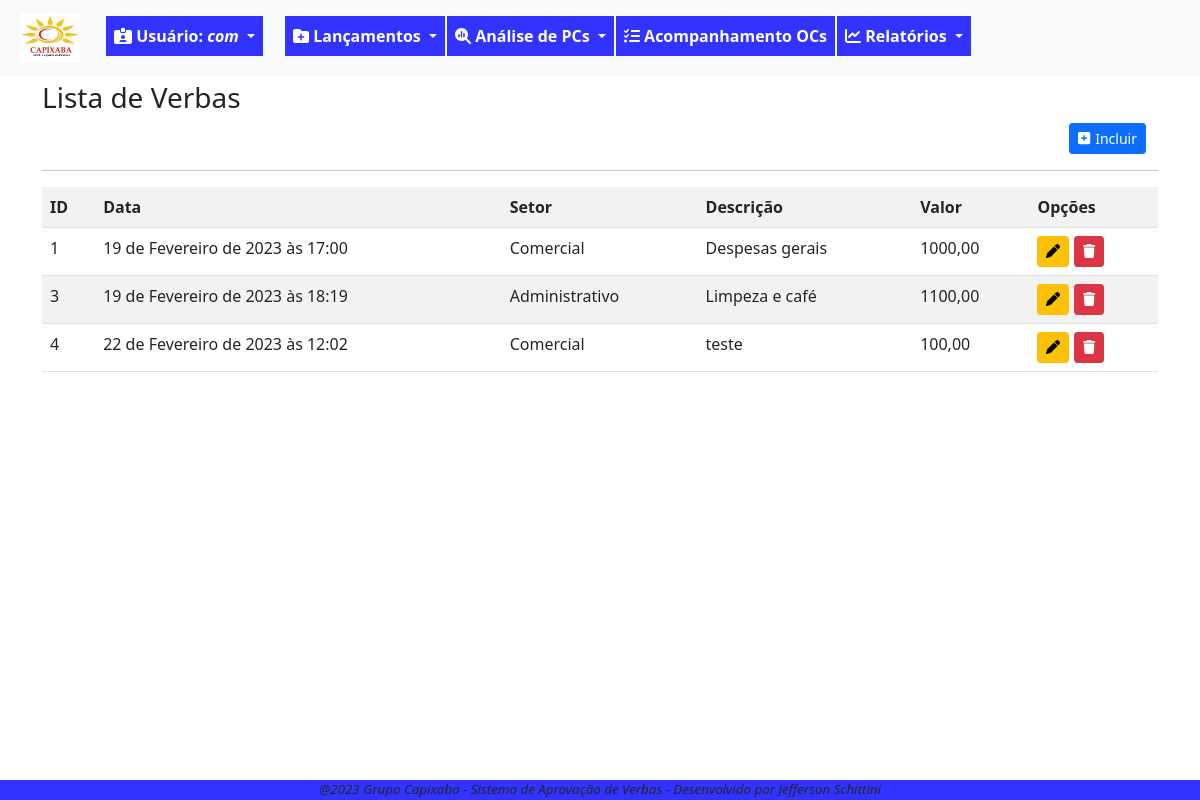
The page /verbas/listar/ (signed in) on the database as committed earlier.
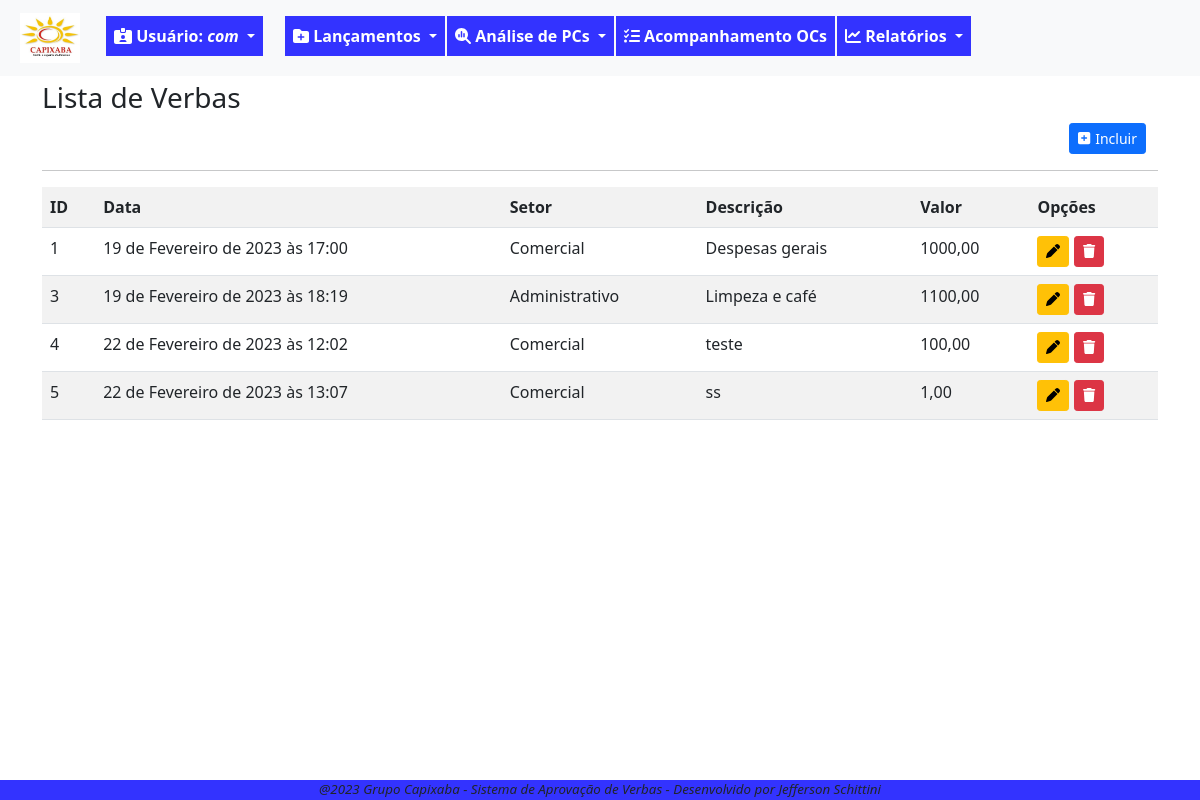
The same page on the database as committed later.
### fluxo/models.py (models this page shows, shortened)
class Verba(models.Model):
    data_verba = models.DateTimeField(verbose_name='Data Lançamento', default=timezone.now)
    valor_verba = models.DecimalField(verbose_name='Valor da Verba', max_digits=9, decimal_places=2)
    setor_verba = models.ForeignKey(Setor, on_delete=models.PROTECT, verbose_name='Setor')
    desc_verba = models.CharField(verbose_name='Descrição', max_length=200)
    motivo_verba = models.TextField(verbose_name='Motivo', max_length=1000, blank=True, null=True)
    """ atriui a uma variável o nome da classe. Isso pode ser usado em um template para identificar a
    classe que está chamando o formulário e condicionar as ações"""

class Setor(models.Model):
    setor_desc = models.CharField(verbose_name='Setor', max_length=100, unique=True)
    gestor_setor = models.ForeignKey(User, on_delete=models.PROTECT, verbose_name='Gestor', blank=True, null=True)
    def __str__(self):
        return self.setor_desc

### fluxo/views.py (the view)
# urls.py: path('verbas/listar/', VerbaList.as_view(), name='lista-verbas'),
class VerbaList(GroupRequiredMixin, LoginRequiredMixin,ListView):
    login_url = reverse_lazy('login')
    group_required = u'Aprovador'
    model = Verba
    template_name = 'fluxo/listas/lista-verbas.html'

### fluxo/templates/fluxo/listas/lista-verbas.html (shortened to what this page needs)
{% extends 'paginas/base.html' %}
{% load static %}
{% block conteudo %}
<h3 style="margin-top: 5px;">Lista de Verbas </h3>
<div class="container container-dir">
    <a href="{% url 'cad-verbas' %}" class="btn btn-primary btn-sm" title="Incluir nova verba">
        <i style="margin-right: 5px" class="fa-solid fa-square-plus"></i>Incluir</a>
</div>
<hr>
<div class="table-responsive">
    <table class="table table-striped">
        <tr>
            <th>ID</th>
            <th>Data</th>
            <th>Setor</th>
            <th>Descrição</th>
            <th>Valor</th>
            <th>Opções</th>
        </tr>
        {% for verba in object_list %}
        <tr>
            <td>{{ verba.pk }}</td>
            <td>{{ verba.data_verba }}</td>
            <td>{{ verba.setor_verba }}</td>
            <td>{{ verba.desc_verba }}</td>
            <td>{{ verba.valor_verba }}</td>
            <td>
                <a href="{% url 'alter-verbas' verba.pk %}" class="btn btn-warning btn-sm" title="Alterar Verba"><i class="fa-solid fa-pen"></i></a>
                <a href="{% url 'excl-verbas' verba.pk %}" class="btn btn-danger btn-sm" title="Excluir Verba"><i class="fa-solid fa-trash"></i></a>
            </td>
        </tr>
        {% empty %}
        <tr>
            <td colspan="6">Não há verba disponível.</td>
        </tr>
        {% endfor%}
    </table>
</div>
{% endblock conteudo %}

Rows that differ between the two databases and show on the page:
added Verba: pk "5", data_verba "22 de Fevereiro de 2023 às 13:07", setor_verba "Comercial", desc_verba "ss", valor_verba "1,00"
